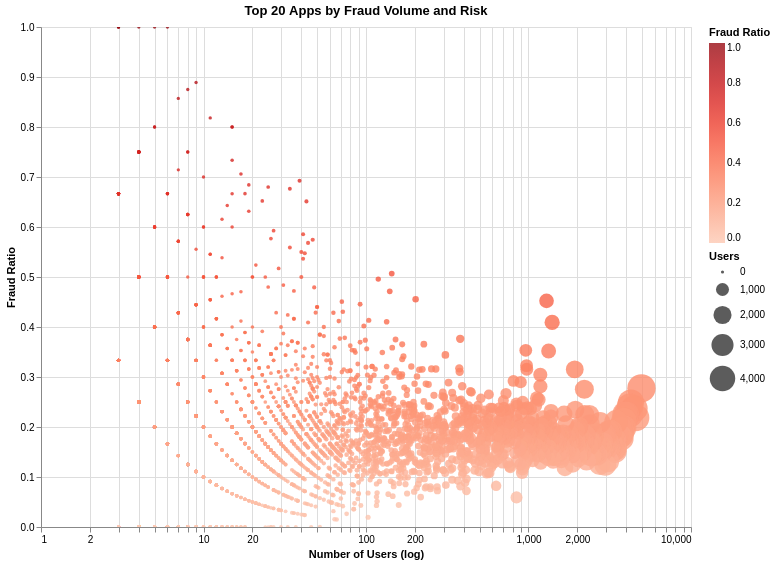
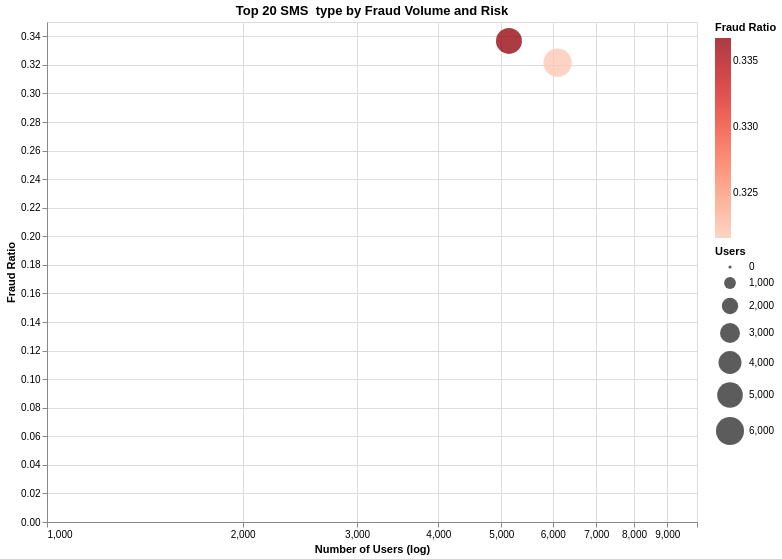
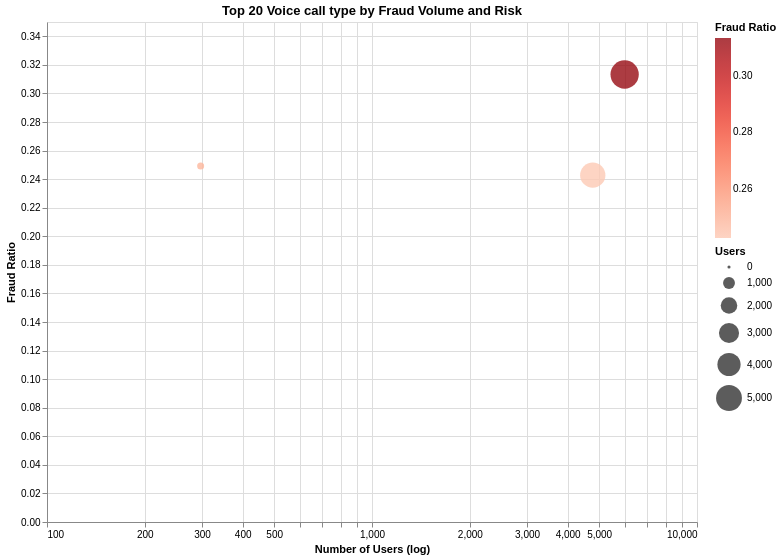
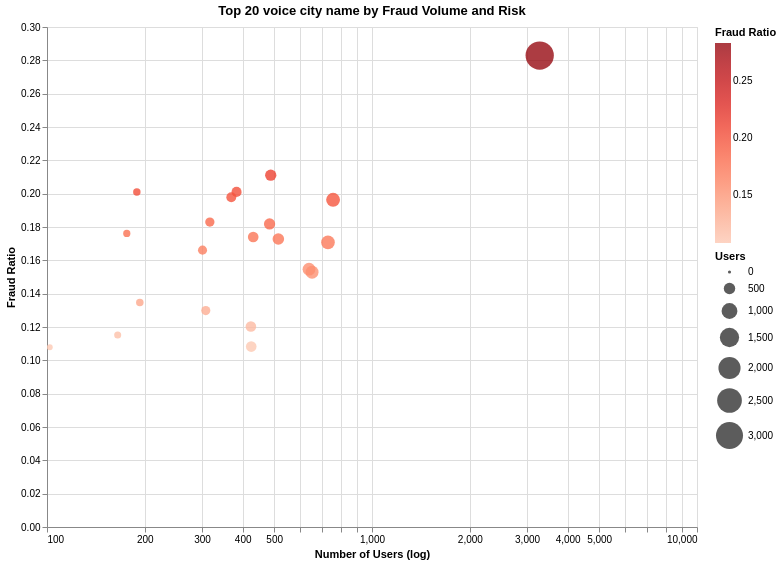

Write notebook code for charts like these, in order.
### Markdown cell above
###Distribution

### Code cell
# =====================================================
# 🧠 Run standard t-SNE per dataset (fraud vs legit)
# =====================================================
print("\n============================\n t-SNE per Dataset \n============================")
#run_tsne_per_dataset(data_raw_labeled)

plot_fraud_distribution(data_raw_labeled, "app", "busi_name", size_field="users", color_field="fraud_ratio", title="Top 20 Apps by Fraud Volume and Risk")
plot_fraud_distribution(data_raw_labeled, "sms", "calltype_id", size_field="users", color_field="fraud_ratio", title="Top 20 SMS  type by Fraud Volume and Risk")
plot_fraud_distribution(data_raw_labeled, "voc", "calltype_id", size_field="users", color_field="fraud_ratio", title="Top 20 Voice call type by Fraud Volume and Risk")
plot_fraud_distribution(data_raw_labeled, "voc", "city_name", size_field="users", color_field="fraud_ratio", title="Top 20 voice city name by Fraud Volume and Risk")

### Figure 1 — Vega specification as saved in the notebook (floating-point values rounded to 4 significant figures; data arrays with more than 128 entries replaced by an {"elided": "..."} marker saying what was removed)
{"$schema": "https://vega.github.io/schema/vega/v5.json", "data": [{"name": "param_1_store"}, {"name": "source_0", "values": {"elided": "3704 records"}}, {"name": "source_0_y_domain_fraud_ratio", "values": [{"min": 0.0, "max": 1.0}]}, {"name": "source_0_color_domain_fraud_ratio", "values": [{"min": 0.0, "max": 1.0}]}, {"name": "source_0_size_domain_users", "values": [{"min": 3, "max": 4956}]}], "signals": [{"name": "unit", "value": {}, "on": [{"events": "pointermove", "update": "isTuple(group()) ? group() : unit"}]}, {"name": "param_1", "update": "vlSelectionResolve(\"param_1_store\", \"union\")"}, {"name": "param_1_users", "on": [{"events": [{"source": "view", "type": "dblclick"}], "update": "null"}, {"events": {"signal": "param_1_translate_delta"}, "update": "panLog(param_1_translate_anchor.extent_x, -param_1_translate_delta.x / width)"}, {"events": {"signal": "param_1_zoom_delta"}, "update": "zoomLog(domain(\"x\"), param_1_zoom_anchor.x, param_1_zoom_delta)"}]}, {"name": "param_1_fraud_ratio", "on": [{"events": [{"source": "view", "type": "dblclick"}], "update": "null"}, {"events": {"signal": "param_1_translate_delta"}, "update": "panLinear(param_1_translate_anchor.extent_y, param_1_translate_delta.y / height)"}, {"events": {"signal": "param_1_zoom_delta"}, "update": "zoomLinear(domain(\"y\"), param_1_zoom_anchor.y, param_1_zoom_delta)"}]}, {"name": "param_1_tuple", "on": [{"events": [{"signal": "param_1_users || param_1_fraud_ratio"}], "update": "param_1_users && param_1_fraud_ratio ? {unit: \"\", fields: param_1_tuple_fields, values: [param_1_users,param_1_fraud_ratio]} : null"}]}, {"name": "param_1_tuple_fields", "value": [{"field": "users", "channel": "x", "type": "R"}, {"field": "fraud_ratio", "channel": "y", "type": "R"}]}, {"name": "param_1_translate_anchor", "value": {}, "on": [{"events": [{"source": "scope", "type": "pointerdown"}], "update": "{x: x(unit), y: y(unit), extent_x: domain(\"x\"), extent_y: domain(\"y\")}"}]}, {"name": "param_1_translate_delta", "value": {}, "on": [{"events": [{"source": "window", "between": [{"source": "scope", "type": "pointerdown"}, {"source": "window", "type": "pointerup"}], "type": "pointermove", "consume": true}], "update": "{x: param_1_translate_anchor.x - x(unit), y: param_1_translate_anchor.y - y(unit)}"}]}, {"name": "param_1_zoom_anchor", "on": [{"events": [{"source": "scope", "type": "wheel", "consume": true}], "update": "{x: invert(\"x\", x(unit)), y: invert(\"y\", y(unit))}"}]}, {"name": "param_1_zoom_delta", "on": [{"events": [{"source": "scope", "consume": true, "type": "wheel"}], "update": "pow(1.001, event.deltaY * pow(16, event.deltaMode))", "force": true}]}, {"name": "param_1_modify", "on": [{"events": {"signal": "param_1_tuple"}, "update": "modify(\"param_1_store\", param_1_tuple, true)"}]}], "marks": [{"type": "symbol", "name": "marks", "from": {"data": "source_0"}, "encode": {"update": {"y": {"field": "fraud_ratio", "scale": "y"}, "fill": {"field": "fraud_ratio", "scale": "color"}, "size": {"field": "users", "scale": "size"}, "x": {"field": "users", "scale": "x"}, "opacity": {"value": 0.8}, "tooltip": {"signal": "{\"busi_name\": isValid(datum[\"busi_name\"]) ? datum[\"busi_name\"] : \"\"+datum[\"busi_name\"], \"users\": format(datum[\"users\"], \"\"), \"fraud_users\": format(datum[\"fraud_users\"], \"\"), \"fraud_ratio\": format(datum[\"fraud_ratio\"], \"\")}"}, "shape": {"value": "circle"}}}, "interactive": true, "style": ["circle"], "clip": true}], "scales": [{"name": "x", "type": "log", "domain": {"data": "source_0", "field": "users"}, "range": [0, {"signal": "width"}], "nice": true, "domainRaw": {"signal": "param_1[\"users\"]"}}, {"name": "y", "type": "linear", "domain": [{"signal": "(data(\"source_0_y_domain_fraud_ratio\")[0] || {}).min"}, {"signal": "(data(\"source_0_y_domain_fraud_ratio\")[0] || {}).max"}], "range": [{"signal": "height"}, 0], "domainRaw": {"signal": "param_1[\"fraud_ratio\"]"}, "nice": true, "zero": true}, {"name": "color", "type": "linear", "domain": [{"signal": "(data(\"source_0_color_domain_fraud_ratio\")[0] || {}).min"}, {"signal": "(data(\"source_0_color_domain_fraud_ratio\")[0] || {}).max"}], "range": {"scheme": "reds"}, "zero": false, "interpolate": "hcl"}, {"name": "size", "type": "linear", "domain": [{"signal": "(data(\"source_0_size_domain_users\")[0] || {}).min"}, {"signal": "(data(\"source_0_size_domain_users\")[0] || {}).max"}], "range": [10, 800], "zero": true}], "axes": [{"scale": "x", "minExtent": 0, "labels": false, "maxExtent": 0, "orient": "bottom", "ticks": false, "gridScale": "y", "zindex": 0, "grid": true, "domain": false, "aria": false}, {"scale": "y", "tickCount": {"signal": "ceil(height/40)"}, "minExtent": 0, "aria": false, "maxExtent": 0, "ticks": false, "zindex": 0, "gridScale": "x", "domain": false, "orient": "left", "labels": false, "grid": true}, {"scale": "x", "orient": "bottom", "labelOverlap": "greedy", "labelFlush": true, "zindex": 0, "title": "Number of Users (log)", "grid": false}, {"scale": "y", "orient": "left", "labelOverlap": true, "grid": false, "zindex": 0, "title": "Fraud Ratio", "tickCount": {"signal": "ceil(height/40)"}}], "title": {"text": "Top 20 Apps by Fraud Volume and Risk", "frame": "group"}, "padding": 5, "height": 500, "width": 650, "background": "white", "style": "cell", "legends": [{"title": "Fraud Ratio", "fill": "color", "gradientLength": {"signal": "clamp(height, 64, 200)"}, "encode": {"gradient": {"update": {"opacity": {"value": 0.8}}}}}, {"title": "Users", "size": "size", "symbolType": "circle", "encode": {"symbols": {"update": {"fill": {"value": "black"}, "fillOpacity": {"value": 0.8}, "opacity": {"value": 0.8}, "stroke": {"value": "transparent"}}}}}]}

### Figure 2 — Vega specification as saved in the notebook (floating-point values rounded to 4 significant figures)
{"$schema": "https://vega.github.io/schema/vega/v5.json", "data": [{"name": "param_2_store"}, {"name": "source_0", "values": [{"calltype_id": 2, "fraud_ratio": 0.3215, "fraud_users": 1962, "users": 6102}, {"calltype_id": 1, "fraud_ratio": 0.3368, "fraud_users": 1730, "users": 5137}]}, {"name": "source_0_y_domain_fraud_ratio", "values": [{"min": 0.3215, "max": 0.3368}]}, {"name": "source_0_color_domain_fraud_ratio", "values": [{"min": 0.3215, "max": 0.3368}]}, {"name": "source_0_size_domain_users", "values": [{"min": 5137, "max": 6102}]}], "signals": [{"name": "unit", "value": {}, "on": [{"events": "pointermove", "update": "isTuple(group()) ? group() : unit"}]}, {"name": "param_2", "update": "vlSelectionResolve(\"param_2_store\", \"union\")"}, {"name": "param_2_users", "on": [{"events": [{"source": "view", "type": "dblclick"}], "update": "null"}, {"events": {"signal": "param_2_translate_delta"}, "update": "panLog(param_2_translate_anchor.extent_x, -param_2_translate_delta.x / width)"}, {"events": {"signal": "param_2_zoom_delta"}, "update": "zoomLog(domain(\"x\"), param_2_zoom_anchor.x, param_2_zoom_delta)"}]}, {"name": "param_2_fraud_ratio", "on": [{"events": [{"source": "view", "type": "dblclick"}], "update": "null"}, {"events": {"signal": "param_2_translate_delta"}, "update": "panLinear(param_2_translate_anchor.extent_y, param_2_translate_delta.y / height)"}, {"events": {"signal": "param_2_zoom_delta"}, "update": "zoomLinear(domain(\"y\"), param_2_zoom_anchor.y, param_2_zoom_delta)"}]}, {"name": "param_2_tuple", "on": [{"events": [{"signal": "param_2_users || param_2_fraud_ratio"}], "update": "param_2_users && param_2_fraud_ratio ? {unit: \"\", fields: param_2_tuple_fields, values: [param_2_users,param_2_fraud_ratio]} : null"}]}, {"name": "param_2_tuple_fields", "value": [{"field": "users", "channel": "x", "type": "R"}, {"field": "fraud_ratio", "channel": "y", "type": "R"}]}, {"name": "param_2_translate_anchor", "value": {}, "on": [{"events": [{"source": "scope", "type": "pointerdown"}], "update": "{x: x(unit), y: y(unit), extent_x: domain(\"x\"), extent_y: domain(\"y\")}"}]}, {"name": "param_2_translate_delta", "value": {}, "on": [{"events": [{"source": "window", "between": [{"source": "scope", "type": "pointerdown"}, {"source": "window", "type": "pointerup"}], "consume": true, "type": "pointermove"}], "update": "{x: param_2_translate_anchor.x - x(unit), y: param_2_translate_anchor.y - y(unit)}"}]}, {"name": "param_2_zoom_anchor", "on": [{"events": [{"source": "scope", "type": "wheel", "consume": true}], "update": "{x: invert(\"x\", x(unit)), y: invert(\"y\", y(unit))}"}]}, {"name": "param_2_zoom_delta", "on": [{"events": [{"source": "scope", "type": "wheel", "consume": true}], "update": "pow(1.001, event.deltaY * pow(16, event.deltaMode))", "force": true}]}, {"name": "param_2_modify", "on": [{"events": {"signal": "param_2_tuple"}, "update": "modify(\"param_2_store\", param_2_tuple, true)"}]}], "marks": [{"type": "symbol", "name": "marks", "from": {"data": "source_0"}, "encode": {"update": {"x": {"field": "users", "scale": "x"}, "opacity": {"value": 0.8}, "size": {"field": "users", "scale": "size"}, "shape": {"value": "circle"}, "fill": {"field": "fraud_ratio", "scale": "color"}, "tooltip": {"signal": "{\"calltype_id\": format(datum[\"calltype_id\"], \"\"), \"users\": format(datum[\"users\"], \"\"), \"fraud_users\": format(datum[\"fraud_users\"], \"\"), \"fraud_ratio\": format(datum[\"fraud_ratio\"], \"\")}"}, "y": {"field": "fraud_ratio", "scale": "y"}}}, "clip": true, "style": ["circle"], "interactive": true}], "scales": [{"name": "x", "type": "log", "domain": {"data": "source_0", "field": "users"}, "range": [0, {"signal": "width"}], "domainRaw": {"signal": "param_2[\"users\"]"}, "nice": true}, {"name": "y", "type": "linear", "domain": [{"signal": "(data(\"source_0_y_domain_fraud_ratio\")[0] || {}).min"}, {"signal": "(data(\"source_0_y_domain_fraud_ratio\")[0] || {}).max"}], "range": [{"signal": "height"}, 0], "zero": true, "domainRaw": {"signal": "param_2[\"fraud_ratio\"]"}, "nice": true}, {"name": "color", "type": "linear", "domain": [{"signal": "(data(\"source_0_color_domain_fraud_ratio\")[0] || {}).min"}, {"signal": "(data(\"source_0_color_domain_fraud_ratio\")[0] || {}).max"}], "range": {"scheme": "reds"}, "zero": false, "interpolate": "hcl"}, {"name": "size", "type": "linear", "domain": [{"signal": "(data(\"source_0_size_domain_users\")[0] || {}).min"}, {"signal": "(data(\"source_0_size_domain_users\")[0] || {}).max"}], "range": [10, 800], "zero": true}], "axes": [{"scale": "x", "gridScale": "y", "ticks": false, "zindex": 0, "grid": true, "labels": false, "minExtent": 0, "domain": false, "aria": false, "maxExtent": 0, "orient": "bottom"}, {"scale": "y", "minExtent": 0, "labels": false, "aria": false, "orient": "left", "zindex": 0, "grid": true, "domain": false, "tickCount": {"signal": "ceil(height/40)"}, "ticks": false, "gridScale": "x", "maxExtent": 0}, {"scale": "x", "labelFlush": true, "title": "Number of Users (log)", "grid": false, "labelOverlap": "greedy", "zindex": 0, "orient": "bottom"}, {"scale": "y", "zindex": 0, "orient": "left", "title": "Fraud Ratio", "labelOverlap": true, "tickCount": {"signal": "ceil(height/40)"}, "grid": false}], "title": {"text": "Top 20 SMS  type by Fraud Volume and Risk", "frame": "group"}, "height": 500, "style": "cell", "background": "white", "legends": [{"title": "Fraud Ratio", "fill": "color", "gradientLength": {"signal": "clamp(height, 64, 200)"}, "encode": {"gradient": {"update": {"opacity": {"value": 0.8}}}}}, {"title": "Users", "size": "size", "symbolType": "circle", "encode": {"symbols": {"update": {"fill": {"value": "black"}, "fillOpacity": {"value": 0.8}, "opacity": {"value": 0.8}, "stroke": {"value": "transparent"}}}}}], "padding": 5, "width": 650}

### Figure 3 — Vega specification as saved in the notebook (floating-point values rounded to 4 significant figures)
{"$schema": "https://vega.github.io/schema/vega/v5.json", "data": [{"name": "param_3_store"}, {"name": "source_0", "values": [{"calltype_id": 1, "fraud_ratio": 0.3132, "fraud_users": 1876, "users": 5989}, {"calltype_id": 2, "fraud_ratio": 0.2428, "fraud_users": 1160, "users": 4778}, {"calltype_id": 3, "fraud_ratio": 0.2492, "fraud_users": 74, "users": 297}]}, {"name": "source_0_y_domain_fraud_ratio", "values": [{"min": 0.2428, "max": 0.3132}]}, {"name": "source_0_color_domain_fraud_ratio", "values": [{"min": 0.2428, "max": 0.3132}]}, {"name": "source_0_size_domain_users", "values": [{"min": 297, "max": 5989}]}], "signals": [{"name": "unit", "value": {}, "on": [{"events": "pointermove", "update": "isTuple(group()) ? group() : unit"}]}, {"name": "param_3", "update": "vlSelectionResolve(\"param_3_store\", \"union\")"}, {"name": "param_3_users", "on": [{"events": [{"source": "view", "type": "dblclick"}], "update": "null"}, {"events": {"signal": "param_3_translate_delta"}, "update": "panLog(param_3_translate_anchor.extent_x, -param_3_translate_delta.x / width)"}, {"events": {"signal": "param_3_zoom_delta"}, "update": "zoomLog(domain(\"x\"), param_3_zoom_anchor.x, param_3_zoom_delta)"}]}, {"name": "param_3_fraud_ratio", "on": [{"events": [{"source": "view", "type": "dblclick"}], "update": "null"}, {"events": {"signal": "param_3_translate_delta"}, "update": "panLinear(param_3_translate_anchor.extent_y, param_3_translate_delta.y / height)"}, {"events": {"signal": "param_3_zoom_delta"}, "update": "zoomLinear(domain(\"y\"), param_3_zoom_anchor.y, param_3_zoom_delta)"}]}, {"name": "param_3_tuple", "on": [{"events": [{"signal": "param_3_users || param_3_fraud_ratio"}], "update": "param_3_users && param_3_fraud_ratio ? {unit: \"\", fields: param_3_tuple_fields, values: [param_3_users,param_3_fraud_ratio]} : null"}]}, {"name": "param_3_tuple_fields", "value": [{"field": "users", "channel": "x", "type": "R"}, {"field": "fraud_ratio", "channel": "y", "type": "R"}]}, {"name": "param_3_translate_anchor", "value": {}, "on": [{"events": [{"source": "scope", "type": "pointerdown"}], "update": "{x: x(unit), y: y(unit), extent_x: domain(\"x\"), extent_y: domain(\"y\")}"}]}, {"name": "param_3_translate_delta", "value": {}, "on": [{"events": [{"source": "window", "between": [{"source": "scope", "type": "pointerdown"}, {"source": "window", "type": "pointerup"}], "consume": true, "type": "pointermove"}], "update": "{x: param_3_translate_anchor.x - x(unit), y: param_3_translate_anchor.y - y(unit)}"}]}, {"name": "param_3_zoom_anchor", "on": [{"events": [{"source": "scope", "type": "wheel", "consume": true}], "update": "{x: invert(\"x\", x(unit)), y: invert(\"y\", y(unit))}"}]}, {"name": "param_3_zoom_delta", "on": [{"events": [{"source": "scope", "consume": true, "type": "wheel"}], "update": "pow(1.001, event.deltaY * pow(16, event.deltaMode))", "force": true}]}, {"name": "param_3_modify", "on": [{"events": {"signal": "param_3_tuple"}, "update": "modify(\"param_3_store\", param_3_tuple, true)"}]}], "marks": [{"type": "symbol", "name": "marks", "from": {"data": "source_0"}, "encode": {"update": {"tooltip": {"signal": "{\"calltype_id\": format(datum[\"calltype_id\"], \"\"), \"users\": format(datum[\"users\"], \"\"), \"fraud_users\": format(datum[\"fraud_users\"], \"\"), \"fraud_ratio\": format(datum[\"fraud_ratio\"], \"\")}"}, "shape": {"value": "circle"}, "opacity": {"value": 0.8}, "fill": {"field": "fraud_ratio", "scale": "color"}, "x": {"field": "users", "scale": "x"}, "y": {"field": "fraud_ratio", "scale": "y"}, "size": {"field": "users", "scale": "size"}}}, "interactive": true, "clip": true, "style": ["circle"]}], "scales": [{"name": "x", "type": "log", "domain": {"data": "source_0", "field": "users"}, "range": [0, {"signal": "width"}], "domainRaw": {"signal": "param_3[\"users\"]"}, "nice": true}, {"name": "y", "type": "linear", "domain": [{"signal": "(data(\"source_0_y_domain_fraud_ratio\")[0] || {}).min"}, {"signal": "(data(\"source_0_y_domain_fraud_ratio\")[0] || {}).max"}], "range": [{"signal": "height"}, 0], "nice": true, "domainRaw": {"signal": "param_3[\"fraud_ratio\"]"}, "zero": true}, {"name": "color", "type": "linear", "domain": [{"signal": "(data(\"source_0_color_domain_fraud_ratio\")[0] || {}).min"}, {"signal": "(data(\"source_0_color_domain_fraud_ratio\")[0] || {}).max"}], "range": {"scheme": "reds"}, "interpolate": "hcl", "zero": false}, {"name": "size", "type": "linear", "domain": [{"signal": "(data(\"source_0_size_domain_users\")[0] || {}).min"}, {"signal": "(data(\"source_0_size_domain_users\")[0] || {}).max"}], "range": [10, 800], "zero": true}], "axes": [{"scale": "x", "grid": true, "gridScale": "y", "labels": false, "ticks": false, "zindex": 0, "orient": "bottom", "minExtent": 0, "aria": false, "domain": false, "maxExtent": 0}, {"scale": "y", "tickCount": {"signal": "ceil(height/40)"}, "zindex": 0, "minExtent": 0, "gridScale": "x", "labels": false, "orient": "left", "aria": false, "domain": false, "ticks": false, "maxExtent": 0, "grid": true}, {"scale": "x", "labelFlush": true, "zindex": 0, "grid": false, "labelOverlap": "greedy", "title": "Number of Users (log)", "orient": "bottom"}, {"scale": "y", "grid": false, "labelOverlap": true, "tickCount": {"signal": "ceil(height/40)"}, "zindex": 0, "orient": "left", "title": "Fraud Ratio"}], "title": {"text": "Top 20 Voice call type by Fraud Volume and Risk", "frame": "group"}, "padding": 5, "style": "cell", "height": 500, "background": "white", "width": 650, "legends": [{"title": "Fraud Ratio", "fill": "color", "gradientLength": {"signal": "clamp(height, 64, 200)"}, "encode": {"gradient": {"update": {"opacity": {"value": 0.8}}}}}, {"title": "Users", "size": "size", "symbolType": "circle", "encode": {"symbols": {"update": {"fill": {"value": "black"}, "fillOpacity": {"value": 0.8}, "opacity": {"value": 0.8}, "stroke": {"value": "transparent"}}}}}]}

### Figure 4 — Vega specification as saved in the notebook (floating-point values rounded to 4 significant figures)
{"$schema": "https://vega.github.io/schema/vega/v5.json", "data": [{"name": "param_4_store"}, {"name": "source_0", "values": [{"city_name": "成都", "fraud_ratio": 0.2828, "fraud_users": 928, "users": 3281}, {"city_name": "德阳", "fraud_ratio": 0.1963, "fraud_users": 149, "users": 759}, {"city_name": "绵阳", "fraud_ratio": 0.1708, "fraud_users": 125, "users": 732}, {"city_name": "眉山", "fraud_ratio": 0.1529, "fraud_users": 100, "users": 654}, {"city_name": "资阳", "fraud_ratio": 0.1547, "fraud_users": 99, "users": 640}, {"city_name": "南充", "fraud_ratio": 0.1728, "fraud_users": 89, "users": 515}, {"city_name": "乐山", "fraud_ratio": 0.2111, "fraud_users": 103, "users": 488}, {"city_name": "遂宁", "fraud_ratio": 0.1818, "fraud_users": 88, "users": 484}, {"city_name": "内江", "fraud_ratio": 0.174, "fraud_users": 75, "users": 431}, {"city_name": "雅安", "fraud_ratio": 0.1082, "fraud_users": 46, "users": 425}, {"city_name": "自贡", "fraud_ratio": 0.1203, "fraud_users": 51, "users": 424}, {"city_name": "达州", "fraud_ratio": 0.201, "fraud_users": 77, "users": 383}, {"city_name": "宜宾", "fraud_ratio": 0.1978, "fraud_users": 73, "users": 369}, {"city_name": "泸州", "fraud_ratio": 0.183, "fraud_users": 58, "users": 317}, {"city_name": "凉山", "fraud_ratio": 0.1299, "fraud_users": 40, "users": 308}, {"city_name": "广元", "fraud_ratio": 0.1661, "fraud_users": 50, "users": 301}, {"city_name": "阿坝", "fraud_ratio": 0.1347, "fraud_users": 26, "users": 193}, {"city_name": "广安", "fraud_ratio": 0.2011, "fraud_users": 38, "users": 189}, {"city_name": "巴中", "fraud_ratio": 0.1761, "fraud_users": 31, "users": 176}, {"city_name": "攀枝花", "fraud_ratio": 0.1152, "fraud_users": 19, "users": 165}, {"city_name": "甘孜", "fraud_ratio": 0.1078, "fraud_users": 11, "users": 102}]}, {"name": "source_0_y_domain_fraud_ratio", "values": [{"min": 0.1078, "max": 0.2828}]}, {"name": "source_0_color_domain_fraud_ratio", "values": [{"min": 0.1078, "max": 0.2828}]}, {"name": "source_0_size_domain_users", "values": [{"min": 102, "max": 3281}]}], "signals": [{"name": "unit", "value": {}, "on": [{"events": "pointermove", "update": "isTuple(group()) ? group() : unit"}]}, {"name": "param_4", "update": "vlSelectionResolve(\"param_4_store\", \"union\")"}, {"name": "param_4_users", "on": [{"events": [{"source": "view", "type": "dblclick"}], "update": "null"}, {"events": {"signal": "param_4_translate_delta"}, "update": "panLog(param_4_translate_anchor.extent_x, -param_4_translate_delta.x / width)"}, {"events": {"signal": "param_4_zoom_delta"}, "update": "zoomLog(domain(\"x\"), param_4_zoom_anchor.x, param_4_zoom_delta)"}]}, {"name": "param_4_fraud_ratio", "on": [{"events": [{"source": "view", "type": "dblclick"}], "update": "null"}, {"events": {"signal": "param_4_translate_delta"}, "update": "panLinear(param_4_translate_anchor.extent_y, param_4_translate_delta.y / height)"}, {"events": {"signal": "param_4_zoom_delta"}, "update": "zoomLinear(domain(\"y\"), param_4_zoom_anchor.y, param_4_zoom_delta)"}]}, {"name": "param_4_tuple", "on": [{"events": [{"signal": "param_4_users || param_4_fraud_ratio"}], "update": "param_4_users && param_4_fraud_ratio ? {unit: \"\", fields: param_4_tuple_fields, values: [param_4_users,param_4_fraud_ratio]} : null"}]}, {"name": "param_4_tuple_fields", "value": [{"field": "users", "channel": "x", "type": "R"}, {"field": "fraud_ratio", "channel": "y", "type": "R"}]}, {"name": "param_4_translate_anchor", "value": {}, "on": [{"events": [{"source": "scope", "type": "pointerdown"}], "update": "{x: x(unit), y: y(unit), extent_x: domain(\"x\"), extent_y: domain(\"y\")}"}]}, {"name": "param_4_translate_delta", "value": {}, "on": [{"events": [{"source": "window", "between": [{"source": "scope", "type": "pointerdown"}, {"source": "window", "type": "pointerup"}], "type": "pointermove", "consume": true}], "update": "{x: param_4_translate_anchor.x - x(unit), y: param_4_translate_anchor.y - y(unit)}"}]}, {"name": "param_4_zoom_anchor", "on": [{"events": [{"source": "scope", "consume": true, "type": "wheel"}], "update": "{x: invert(\"x\", x(unit)), y: invert(\"y\", y(unit))}"}]}, {"name": "param_4_zoom_delta", "on": [{"events": [{"source": "scope", "type": "wheel", "consume": true}], "update": "pow(1.001, event.deltaY * pow(16, event.deltaMode))", "force": true}]}, {"name": "param_4_modify", "on": [{"events": {"signal": "param_4_tuple"}, "update": "modify(\"param_4_store\", param_4_tuple, true)"}]}], "marks": [{"type": "symbol", "name": "marks", "from": {"data": "source_0"}, "encode": {"update": {"tooltip": {"signal": "{\"city_name\": isValid(datum[\"city_name\"]) ? datum[\"city_name\"] : \"\"+datum[\"city_name\"], \"users\": format(datum[\"users\"], \"\"), \"fraud_users\": format(datum[\"fraud_users\"], \"\"), \"fraud_ratio\": format(datum[\"fraud_ratio\"], \"\")}"}, "y": {"field": "fraud_ratio", "scale": "y"}, "size": {"field": "users", "scale": "size"}, "opacity": {"value": 0.8}, "fill": {"field": "fraud_ratio", "scale": "color"}, "x": {"field": "users", "scale": "x"}, "shape": {"value": "circle"}}}, "interactive": true, "clip": true, "style": ["circle"]}], "scales": [{"name": "x", "type": "log", "domain": {"data": "source_0", "field": "users"}, "range": [0, {"signal": "width"}], "domainRaw": {"signal": "param_4[\"users\"]"}, "nice": true}, {"name": "y", "type": "linear", "domain": [{"signal": "(data(\"source_0_y_domain_fraud_ratio\")[0] || {}).min"}, {"signal": "(data(\"source_0_y_domain_fraud_ratio\")[0] || {}).max"}], "range": [{"signal": "height"}, 0], "zero": true, "nice": true, "domainRaw": {"signal": "param_4[\"fraud_ratio\"]"}}, {"name": "color", "type": "linear", "domain": [{"signal": "(data(\"source_0_color_domain_fraud_ratio\")[0] || {}).min"}, {"signal": "(data(\"source_0_color_domain_fraud_ratio\")[0] || {}).max"}], "range": {"scheme": "reds"}, "zero": false, "interpolate": "hcl"}, {"name": "size", "type": "linear", "domain": [{"signal": "(data(\"source_0_size_domain_users\")[0] || {}).min"}, {"signal": "(data(\"source_0_size_domain_users\")[0] || {}).max"}], "range": [10, 800], "zero": true}], "axes": [{"scale": "x", "maxExtent": 0, "gridScale": "y", "zindex": 0, "grid": true, "domain": false, "orient": "bottom", "labels": false, "aria": false, "minExtent": 0, "ticks": false}, {"scale": "y", "labels": false, "tickCount": {"signal": "ceil(height/40)"}, "gridScale": "x", "orient": "left", "aria": false, "ticks": false, "maxExtent": 0, "minExtent": 0, "domain": false, "zindex": 0, "grid": true}, {"scale": "x", "orient": "bottom", "grid": false, "labelFlush": true, "labelOverlap": "greedy", "title": "Number of Users (log)", "zindex": 0}, {"scale": "y", "title": "Fraud Ratio", "orient": "left", "labelOverlap": true, "tickCount": {"signal": "ceil(height/40)"}, "zindex": 0, "grid": false}], "title": {"text": "Top 20 voice city name by Fraud Volume and Risk", "frame": "group"}, "padding": 5, "height": 500, "width": 650, "legends": [{"title": "Fraud Ratio", "fill": "color", "gradientLength": {"signal": "clamp(height, 64, 200)"}, "encode": {"gradient": {"update": {"opacity": {"value": 0.8}}}}}, {"title": "Users", "size": "size", "symbolType": "circle", "encode": {"symbols": {"update": {"fill": {"value": "black"}, "fillOpacity": {"value": 0.8}, "opacity": {"value": 0.8}, "stroke": {"value": "transparent"}}}}}], "background": "white", "style": "cell"}
